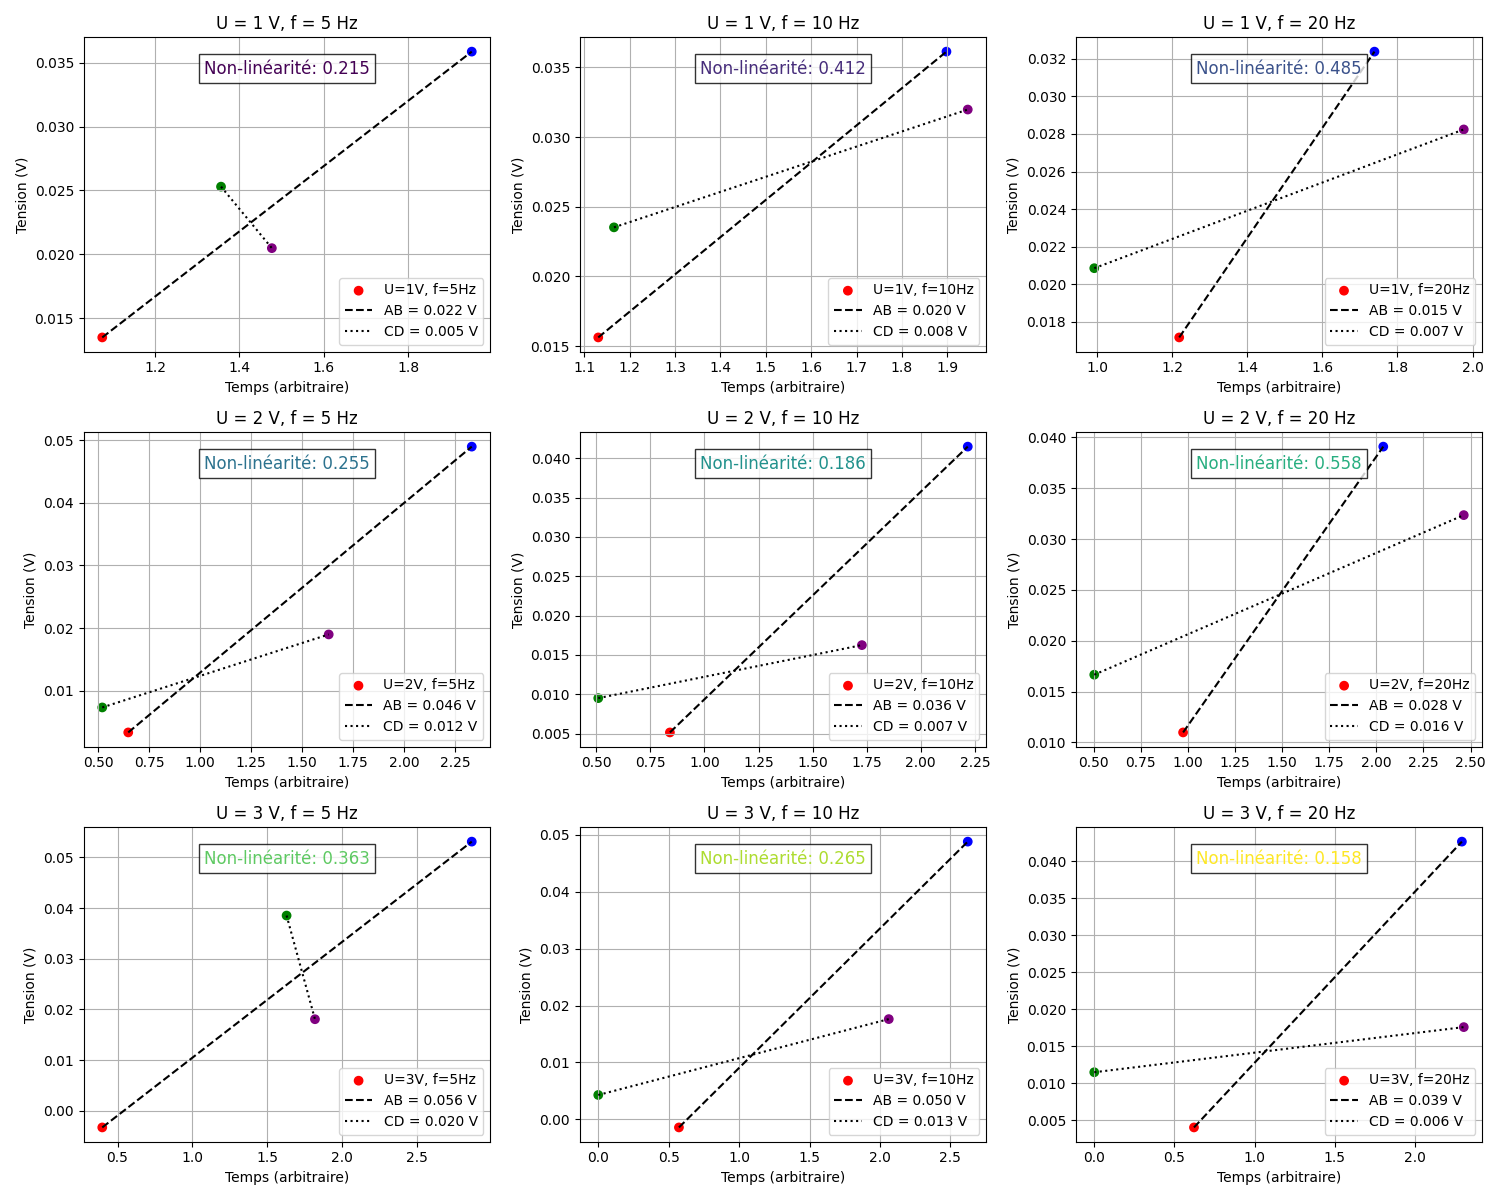

Write the Python code that produced this figure.
import numpy as np
import matplotlib.pyplot as plt
from matplotlib.colors import LinearSegmentedColormap

# --- Initialisation des données ---
# Tensions et fréquences
tensions = [1, 1, 1, 2, 2, 2, 3, 3, 3]
frequences = [5, 10, 20, 5, 10, 20, 5, 10, 20]

# Coordonnées des points A, B, C, D (x, y)
points_A = np.array([
    [1.074862, 0.01348918],
    [1.130558, 0.01563158],
    [1.218604, 0.01717277],
    [0.6477554, 0.0033509319999999996],
    [0.8404797, 0.005154575999999999],
    [0.9747612, 0.010983610000000001],
    [0.3982666, -0.003274636],
    [0.5720695, -0.001437422],
    [0.6218146, 0.004049806]
])

points_B = np.array([
    [1.951201, 0.035869929999999994],
    [1.898251, 0.03612171],
    [1.738792, 0.03237861],
    [2.330546, 0.048966949999999995],
    [2.217017, 0.04147618],
    [2.036653, 0.03909879],
    [2.862636, 0.05312357],
    [2.623219, 0.048820459999999996],
    [2.295755, 0.04261604]
])

points_C = np.array([
    [1.356548, 0.025296790000000003],
    [1.165197, 0.02352367],
    [0.9923093, 0.02085635],
    [0.5204931, 0.007339702],
    [0.5093539, 0.009512619000000002],
    [0.5035554, 0.016661580000000002],
    [1.627705, 0.038532670000000005],
    [-0.00091556, 0.004269539],
    [-0.00122074, 0.01149632]
])

points_D = np.array([
    [1.477096, 0.020480969999999998],
    [1.94525, 0.031969660000000004],
    [1.976684, 0.028238779999999998],
    [1.629841, 0.01899167],
    [1.727805, 0.01625111],
    [2.463607, 0.03236182],
    [1.816919, 0.01807916],
    [2.062288, 0.01761223],
    [2.307504, 0.01758629]
])

# Calcul de AB et CD (déplacements totaux et écarts maximaux)
AB = np.abs(points_B[:, 1] - points_A[:, 1])
CD = np.abs(points_C[:, 1] - points_D[:, 1])

# Coefficient de non-linéarité (C_N_L = CD / AB)
C_N_L = CD / AB

# --- Affichage des résultats ---
print("--- Données initialisées ---")
for i in range(len(tensions)):
    print(f"Tension: {tensions[i]} V, Fréquence: {frequences[i]} Hz")
    print(f"  A: {points_A[i]}, B: {points_B[i]}, C: {points_C[i]}, D: {points_D[i]}")
    print(f"  AB: {AB[i]:.6f} V, CD: {CD[i]:.6f} V, Coefficient de non-linéarité: {C_N_L[i]:.6f}")
    print("---")

# --- Traçage des courbes d'hystérésis ---
fig, axes = plt.subplots(3, 3, figsize=(15, 12))
axes = axes.ravel()  # Aplatir pour un accès facile

# Créer un dégradé de couleurs pour les labels
cmap = plt.cm.get_cmap('viridis', len(tensions))

for i in range(len(tensions)):
    ax = axes[i]
    U = tensions[i]
    f = frequences[i]

    # Extraire les points pour cette mesure
    A, B, C, D = points_A[i], points_B[i], points_C[i], points_D[i]

    # Tracer les points A, B, C, D
    ax.scatter([A[0], B[0], C[0], D[0]], [A[1], B[1], C[1], D[1]],
               color=['red', 'blue', 'green', 'purple'], label=f'U={U}V, f={f}Hz')

    # Tracer les lignes AB et CD
    ax.plot([A[0], B[0]], [A[1], B[1]], 'k--', label=f'AB = {AB[i]:.3f} V')
    ax.plot([C[0], D[0]], [C[1], D[1]], 'k:', label=f'CD = {CD[i]:.3f} V')

    # Ajouter un label avec le coefficient de non-linéarité
    ax.text(0.5, 0.9, f'Non-linéarité: {C_N_L[i]:.3f}',
            transform=ax.transAxes, ha='center', va='center',
            color=cmap(i), fontsize=12, bbox=dict(facecolor='white', alpha=0.8))

    ax.set_xlabel('Temps (arbitraire)')
    ax.set_ylabel('Tension (V)')
    ax.set_title(f'U = {U} V, f = {f} Hz')
    ax.legend()
    ax.grid(True)

plt.tight_layout()
plt.savefig("foo.png")
